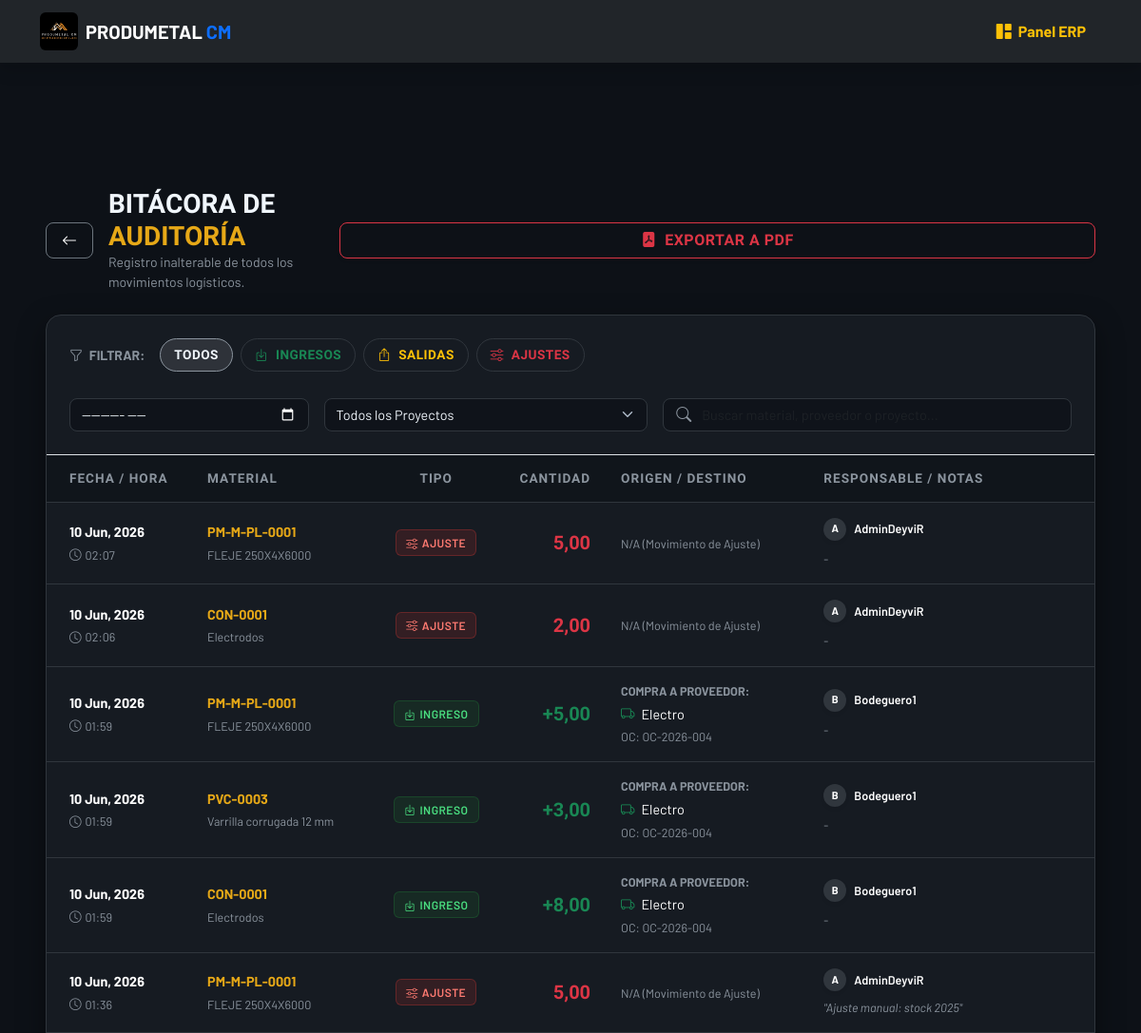
The page /erp/inventario/auditoria/ (signed in, upper part) on the database as committed earlier.
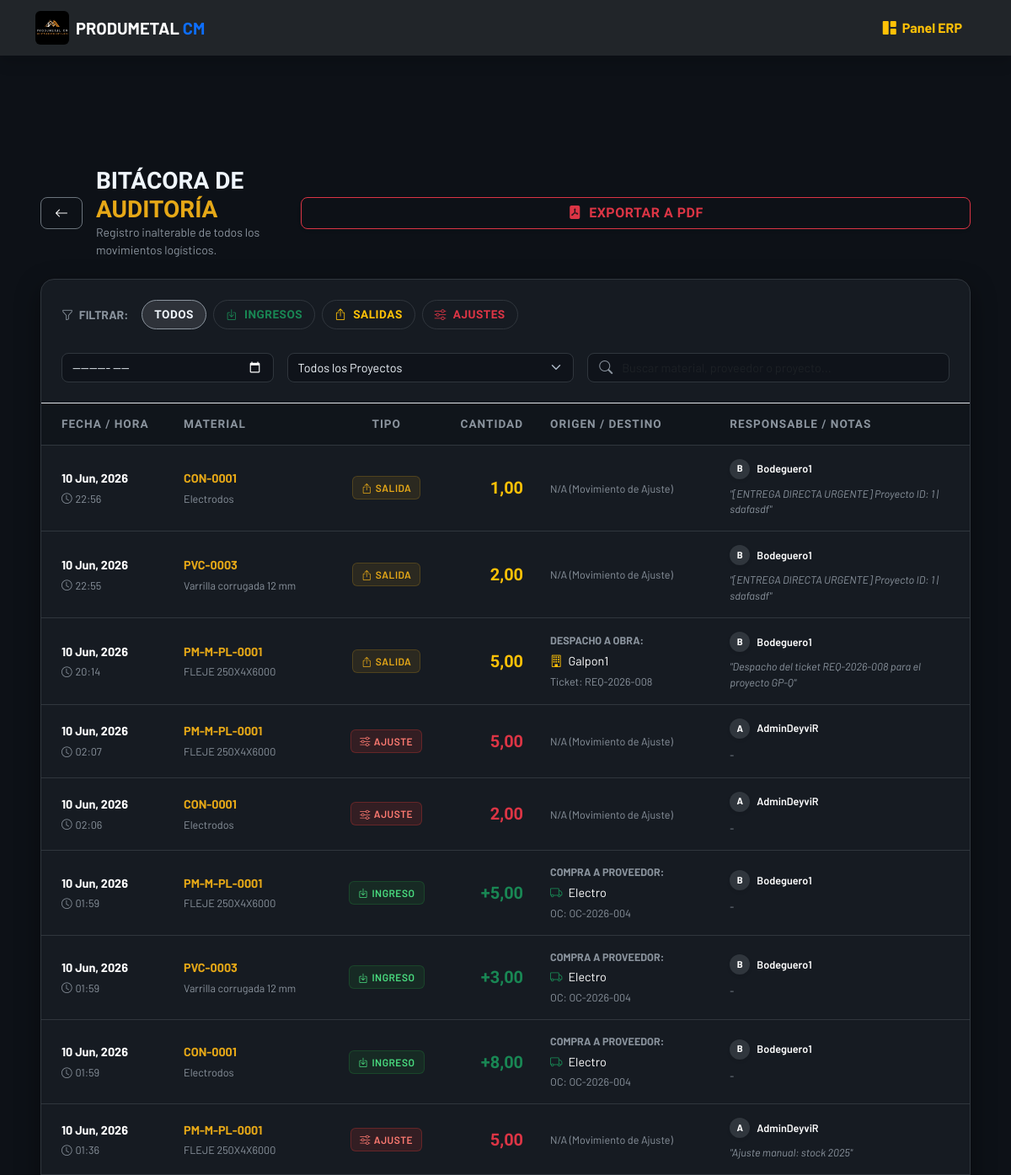
The same page on the database as committed later.
### web/models.py (models this page shows, shortened)
class MovimientoInventario(models.Model):
    TIPO_MOVIMIENTO = [
        ('INGRESO', 'Ingreso por Compra (Abastecimiento)'),
        ('SALIDA', 'Salida por Requerimiento (Despacho)'),
        ('AJUSTE', 'Ajuste Manual de Inventario'),
        ('VENTA', 'Venta a Terceros'),
        ('TRANSFERENCIA', 'Transferencia entre Bodegas'),
    ]
    material = models.ForeignKey(Material, on_delete=models.PROTECT, related_name='movimientos')
    tipo = models.CharField(max_length=15, choices=TIPO_MOVIMIENTO)
    cantidad = models.DecimalField(max_digits=10, decimal_places=2)
    bodega_origen = models.ForeignKey(Bodega, on_delete=models.SET_NULL, null=True, blank=True, related_name='movimientos_salida')
    bodega_destino = models.ForeignKey(Bodega, on_delete=models.SET_NULL, null=True, blank=True, related_name='movimientos_ingreso')
    fecha_hora = models.DateTimeField(default=timezone.now)
    responsable = models.ForeignKey(User, on_delete=models.SET_NULL, null=True, blank=True)
    requerimiento_asociado = models.ForeignKey('Requerimiento', on_delete=models.SET_NULL, null=True, blank=True)
    orden_compra_asociada = models.ForeignKey('OrdenCompra', on_delete=models.SET_NULL, null=True, blank=True)
    observaciones = models.TextField(blank=True, null=True)
    certificado_calidad = models.FileField(
        upload_to='certificados/%Y/%m/%d/', blank=True, null=True,
        validators=[FileExtensionValidator(allowed_extensions=['pdf'])],
        help_text="Certificado de calidad subido por bodega"
    )
    history = HistoricalRecords()

class Material(models.Model):
    categoria = models.ForeignKey(Categoria, on_delete=models.PROTECT)
    sku = models.CharField(
        max_length=50, unique=True, blank=True, editable=False,
        help_text="Código único auto-generado"
    )
    nombre = models.CharField(
        max_length=200,
        help_text="Nombre comercial o norma técnica"
    )
    descripcion = models.TextField(blank=True, null=True)
    stock_actual = models.DecimalField(
        max_digits=10, decimal_places=2, default=0.00,
        help_text="Stock Total (Suma de bodegas). Denormalizado para reportes rápidos."
    )
    stock_minimo = models.DecimalField(
        max_digits=10, decimal_places=2, default=5.00,
        help_text="Umbral para alertas de reabastecimiento"
    )
    precio_base = models.DecimalField(
        max_digits=10, decimal_places=2, default=0.00,
        help_text="Precio unitario sin impuesto"
    )
    impuesto_porcentaje = models.DecimalField(
        max_digits=5, decimal_places=2, default=15.00,
        help_text="Porcentaje de impuesto (IVA, etc)"
    )
    is_active = models.BooleanField(
        default=True,
        help_text="Desmarcar para borrado lógico (mantiene histórico)"
    )
    fecha_creacion = models.DateTimeField(auto_now_add=True)
    fecha_modificacion = models.DateTimeField(auto_now=True)
    history = HistoricalRecords()
    class Meta:
        verbose_name_plural = "Inventario (Materiales y Consumibles)"
        ordering = ['-fecha_creacion']
        indexes = [
            models.Index(fields=['sku']),
            models.Index(fields=['categoria', 'is_active']),
        ]

class OrdenCompra(models.Model):
    ESTADOS = [
        ('BORRADOR', 'Borrador (Cotizando)'),
        ('EMITIDA', 'Emitida al Proveedor'),
        ('EN_TRANSITO', 'En tránsito (Logística)'),
        ('RECIBIDA_PARCIAL', 'Recibida Parcialmente (Alerta Compras)'),
        ('RECIBIDA', 'Recibida Total (Stock Actualizado)'),
        ('CANCELADA', 'Cancelada'),
    ]
    folio = models.CharField(max_length=20, unique=True, blank=True, editable=False)
    proveedor = models.CharField(max_length=200, help_text="Nombre de la ferretería o distribuidor")
    fecha_creacion = models.DateTimeField(auto_now_add=True)
    creado_por = models.ForeignKey(User, on_delete=models.PROTECT, related_name='ordenes_compra')
    estado = models.CharField(max_length=25, choices=ESTADOS, default='BORRADOR')
    numero_factura = models.CharField(max_length=100, blank=True, null=True, verbose_name="N° de Factura")
    observaciones = models.TextField(blank=True, null=True, verbose_name="Observaciones")
    documento_respaldo = models.FileField(
        upload_to='compras_facturas/%Y/%m/%d/', blank=True, null=True,
        validators=[FileExtensionValidator(allowed_extensions=['pdf', 'jpg', 'png'])],
        help_text="Factura o Certificado provisto por el proveedor"
    )
    history = HistoricalRecords()
    class Meta:
        verbose_name_plural = "Órdenes de Compra"

class Requerimiento(models.Model):
    ESTADOS = [
        ('PENDIENTE', 'Pendiente de Aprobación Admin'),
        ('APROBADO', 'Aprobado'),
        ('RECHAZADO', 'Rechazado'),
        ('PARCIALMENTE_DESPACHADO', 'Parcialmente Despachado'),
        ('DESPACHADO', 'Despachado Totalmente'),
        ('EN_COMPRAS', 'Enviado a Compras'),
    ]
    folio = models.CharField(max_length=20, unique=True, blank=True, editable=False)
    solicitante = models.ForeignKey(User, on_delete=models.PROTECT, related_name='requerimientos')
    proyecto = models.ForeignKey(Proyecto, on_delete=models.PROTECT)
    fecha_solicitud = models.DateTimeField(auto_now_add=True)
    estado = models.CharField(max_length=30, choices=ESTADOS, default='PENDIENTE')
    observaciones = models.TextField(blank=True)
    history = HistoricalRecords()

class Proyecto(models.Model):
    nombre = models.CharField(max_length=200)
    centro_costos = models.CharField(max_length=100, unique=True, blank=True)
    descripcion = models.TextField(blank=True, null=True, verbose_name="Descripción del Proyecto")
    is_active = models.BooleanField(default=True, help_text="Desmarcar para borrado lógico")
    fecha_creacion = models.DateTimeField(auto_now_add=True)
    bodega_proyecto = models.OneToOneField(Bodega, on_delete=models.SET_NULL, null=True, blank=True, related_name='proyecto_asociado')
    history = HistoricalRecords() # AUDITORÍA TOTAL

### web/views.py (the view)
# urls.py: path('erp/inventario/auditoria/', views.historial_movimientos, name='historial_movimientos'),
@login_required(login_url='login')
@user_passes_test(es_admin, login_url='dashboard_erp')
def historial_movimientos(request):
    movimientos_list = MovimientoInventario.objects.all().order_by('-fecha_hora')
    tipo_filtro = request.GET.get('tipo')
    if tipo_filtro:
        movimientos_list = movimientos_list.filter(tipo=tipo_filtro)
    mes_filtro = request.GET.get('mes')
    if mes_filtro:
        try:
            year, month = mes_filtro.split('-')
            movimientos_list = movimientos_list.filter(fecha_hora__year=year, fecha_hora__month=month)
        except ValueError:
            pass
    proyecto_id = request.GET.get('proyecto')
    if proyecto_id:
        movimientos_list = movimientos_list.filter(requerimiento_asociado__proyecto_id=proyecto_id)
    proyectos_activos = Proyecto.objects.filter(is_active=True).order_by('nombre')
    proyectos_inactivos = Proyecto.objects.filter(is_active=False).order_by('nombre')
    paginator = Paginator(movimientos_list, 30)
    page_number = request.GET.get('page')
    page_obj = paginator.get_page(page_number)
    return render(request, 'web/erp/auditoria.html', {
        'page_obj': page_obj, 'tipo_filtro': tipo_filtro, 'mes_filtro': mes_filtro,
        'proyecto_id': proyecto_id, 'proyectos_activos': proyectos_activos,
        'proyectos_inactivos': proyectos_inactivos, 'rol': 'Administrador'
    })

### web/views.py (called while the page is built)
def es_admin(user):
    return user.is_superuser

### web/templates/web/erp/auditoria.html (shortened to what the changed rows need)
{% extends 'web/base.html' %}
{% load static %}
{% block content %}
<div class="container-fluid px-3 px-xl-5 erp-container mb-5 py-4 py-md-5">
    <div class="card card-minimal overflow-hidden fade-up delay-1">
        <div class="table-responsive">
            <table class="table table-modern" id="auditTable">
                <thead>
                    <tr>
                        <th class="ps-4">Fecha / Hora</th>
                        <th style="min-width: 180px;">Material</th>
                        <th class="text-center">Tipo</th>
                        <th class="text-end">Cantidad</th>
                        <th style="min-width: 200px;">Origen / Destino</th>
                        <th class="d-none d-md-table-cell">Responsable / Notas</th>
                    </tr>
                </thead>
                <tbody>
                    {% for mov in page_obj %}
                    <tr data-search="{{ mov.material.nombre|lower }} {{ mov.requerimiento_asociado.proyecto.nombre|lower|default:'' }} {{ mov.orden_compra_asociada.proveedor|lower|default:'' }}">
                        <td class="ps-4 text-nowrap">
                            <div class="fw-bold text-white mb-1">{{ mov.fecha_hora|date:"d M, Y" }}</div>
                            <div class="text-muted small"><i class="bi bi-clock me-1"></i>{{ mov.fecha_hora|time:"H:i" }}</div>
                        </td>
                        <td>
                            <div class="fw-bold text-truncate" style="color: var(--pm-amber); max-width: 200px;">{{ mov.material.sku }}</div>
                            <div class="small text-muted text-wrap mt-1" style="max-width: 250px;">{{ mov.material.nombre }}</div>
                        </td>
                        <td class="text-center align-middle">
                            {% if mov.tipo == 'INGRESO' %}
                                <span class="badge-soft badge-soft-success"><i class="bi bi-box-arrow-in-down me-1"></i> Ingreso</span>
                            {% elif mov.tipo == 'SALIDA' %}
                                <span class="badge-soft badge-soft-warning"><i class="bi bi-box-arrow-up me-1"></i> Salida</span>
                            {% else %}
                                <span class="badge-soft badge-soft-danger"><i class="bi bi-sliders me-1"></i> Ajuste</span>
                            {% endif %}
                        </td>
                        <td class="text-end align-middle fw-bold fs-5 {% if mov.tipo == 'INGRESO' %}text-success{% elif mov.tipo == 'SALIDA' %}text-warning{% else %}text-danger{% endif %}" style="font-family: var(--font-display);">
                            {% if mov.tipo == 'INGRESO' or mov.tipo == 'AJUSTE' and mov.cantidad > 0 %}+{% endif %}{{ mov.cantidad }}
                        </td>
                        <td>
                            {% if mov.tipo == 'SALIDA' and mov.requerimiento_asociado %}
                                <div class="small text-muted text-uppercase fw-bold mb-1">Despacho a Obra:</div>
                                <div class="text-white text-truncate" style="max-width: 220px;"><i class="bi bi-building me-1 text-warning"></i> {{ mov.requerimiento_asociado.proyecto.nombre }}</div>
                                <div class="small text-muted mt-1">Ticket: {{ mov.requerimiento_asociado.folio }}</div>
                            {% elif mov.tipo == 'INGRESO' and mov.orden_compra_asociada %}
                                <div class="small text-muted text-uppercase fw-bold mb-1">Compra a Proveedor:</div>
                                <div class="text-white text-truncate" style="max-width: 220px;"><i class="bi bi-truck me-1 text-success"></i> {{ mov.orden_compra_asociada.proveedor }}</div>
                                <div class="small text-muted mt-1">OC: {{ mov.orden_compra_asociada.folio }}</div>
                            {% else %}
                                <span class="text-muted small">N/A (Movimiento de Ajuste)</span>
                            {% endif %}
                        </td>
                        <td class="d-none d-md-table-cell">
                            <div class="d-flex align-items-center mb-2">
                                <div class="rounded-circle d-flex justify-content-center align-items-center me-2 text-white shadow-sm" style="width: 24px; height: 24px; font-size: 0.7rem; font-weight: bold; background: var(--pm-border);">
                                    {{ mov.responsable.username|make_list|first|upper }}
                                </div>
                                <span class="small fw-semibold text-white">{{ mov.responsable.username }}</span>
                            </div>
                            {% if mov.observaciones %}
                                <div class="small text-muted text-wrap" style="max-width: 250px; font-style: italic;">
                                    "{{ mov.observaciones }}"
                                </div>
                            {% else %}
                                <span class="text-muted small">-</span>
                            {% endif %}
                        </td>
                    </tr>
                    {% endfor %}
                </tbody>
            </table>
        </div>
    </div>
</div>
{% endblock %}

Rows that differ between the two databases and show on the page:
added MovimientoInventario: fecha_hora "10 Jun, 2026", fecha_hora "22:56", material.sku "CON-0001", material.nombre "Electrodos", tipo "SALIDA" (drawn), cantidad "1,00", responsable.username|make_list "B", responsable.username "Bodeguero1", observaciones "[ENTREGA DIRECTA URGENTE] Proyecto ID: 1 | sdafasdf"
added MovimientoInventario: fecha_hora "10 Jun, 2026", fecha_hora "22:55", material.sku "PVC-0003", material.nombre "Varrilla corrugada 12 mm", tipo "SALIDA" (drawn), cantidad "2,00", responsable.username|make_list "B", responsable.username "Bodeguero1", observaciones "[ENTREGA DIRECTA URGENTE] Proyecto ID: 1 | sdafasdf"
added MovimientoInventario: fecha_hora "10 Jun, 2026", fecha_hora "20:14", material.sku "PM-M-PL-0001", material.nombre "FLEJE 250X4X6000", tipo "SALIDA" (drawn), cantidad "5,00", requerimiento_asociado.proyecto.nombre "Galpon1", requerimiento_asociado.folio "REQ-2026-008", responsable.username|make_list "B", responsable.username "Bodeguero1", observaciones "Despacho del ticket REQ-2026-008 para el proyecto GP-Q"
